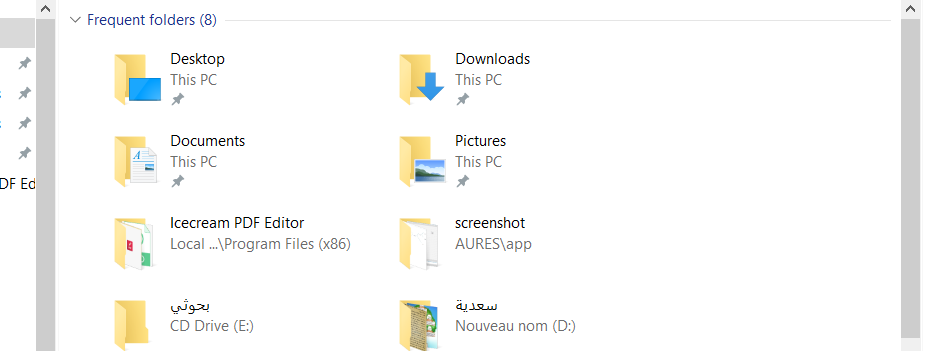
#> input picture 8888.PNG, 946 x 351 px
$ python main.py
#> lines starting #> are read from the running program, lines starting #| are printed output that depends on the picture; long printed decimals are rounded
### helper_method_image.py
import secrets

import PIL.Image
import numpy
from PIL import Image

from numpy import array

import helper_method_enc

def read_image(path, block_size):
#> called with path = '8888.PNG', block_size = 16
    fin = Image.open(path)
#> fin is the input picture: PIL image 946x351 RGBA; mean R, G, B, A 248.9, 248.9, 247.3, 255
    print(fin.size)
#| (946, 351)
    image = array(fin)
    width = bin(fin.size[0])[2:]
#> width = '1110110010'
    div_width = block_size - len(width)
#> div_width = 6
    if (div_width > 0):
        width = '0' * div_width + width
#> width = '0000001110110010'
    image_bits = width
#> image_bits = '0000001110110010'
    for row in range(fin.size[1]):
        for i_pixel in range(fin.size[0]):
            pixel = image[row][i_pixel]
            pix_s = ''
            for i_rgb in range(3):
                rgb_s = bin(pixel[i_rgb])[2:]
                if (len(rgb_s) < 8):
                    zeroo_number = 8 - len(rgb_s)
                    rgb_s = '0' * zeroo_number + rgb_s
                pix_s += rgb_s
            image_bits += pix_s
#> after the loop, zeroo_number = 1
    print(len(image_bits))
#| 7969120
    return image_bits


def write_image(array_image, block_size):

    width_str = array_image[:block_size]
    array_image = array_image[block_size:]

    width = int(width_str, 2)
    image = []

    row_num = int(len(array_image) / (width * 24))

    index_pixel = 0
    for row in range(row_num):
        pixel = []
        for i_pixel in range(width):
            pixel_str = array_image[index_pixel * 24:index_pixel * 24 + 24]
            rgb = []
            for i_rgb in range(3):
                rgb.append(int(pixel_str[i_rgb * 8:i_rgb * 8 + 8], 2))
            pixel.append(rgb)
            index_pixel += 1
        image.append(pixel)
    return numpy.asarray(image)


def bainryToBlock(binary_str: [], block_size):
#> called with block_size = 16
    blocks = []

    num_blocks = int(len(binary_str) / block_size)
    for i_block in range(num_blocks):
        block_str = binary_str[i_block * block_size:i_block * block_size + block_size]
        blocks.append(int(block_str, 2))
    return blocks


# [9 lines left out: function block_to_decimal, not called in this run]


def block_to_binary(blocks: [], block_size):
    blocks_St = ''
    for block in blocks:
        block_bin = bin(block)[2:]
        if len(block_bin) < block_size:
            block_bin = '0' * (block_size - len(block_bin)) + block_bin
        blocks_St += block_bin
    print(len(blocks_St))
    return blocks_St

def to_binary(blocks: []):
    blocks_St = ''
    for block in blocks:
        block_bin = bin(block)[2:]
        blocks_St += block_bin
    return blocks_St

### helper_method_enc.py
import sympy
import secrets


def generate_p(range_start, range_stop):
    return sympy.randprime(range_start, range_stop)


def generate_q(range_start, p):
    while True:
        q = sympy.randprime(range_start, p)
        if q < p:
            break

    return q


def generate_n(p, q):
    return p * q


def gen_r(q,prime_range_start, prime_range_stop):

    while True:
        secrets_gen = secrets.SystemRandom()
        r = secrets_gen.randrange(prime_range_start, prime_range_stop)

        if r > q:
            break
    return r

def fragment(m: int):
    size_of_int_m = len(str(m))
    if size_of_int_m == 1:
        return {'part_1': 0, 'part_2': m}
    exp = 1
    if size_of_int_m > 2:
        rn = secrets.SystemRandom()
        exp = rn.randrange(1, size_of_int_m)
    m2 = m % (10 ** exp)
    m1 = m - m2
    return {'part_1': m1, 'part_2': m2}


def encrypt(message, public_key, n):
    parts = fragment(message)
    part_1 = parts['part_1']
    part_2 = parts['part_2']
    return (part_1 + public_key * part_2) % n


def decrypt(c, private_key, p):
    return (c % p) % (private_key - 1)

### main.py
import secrets

import PIL
import sympy
import numpy
import helper_method_enc
from helper_method_image import bainryToBlock, read_image, to_binary, block_to_binary, write_image
import time

start = time.time()
block_size = 16

img = read_image('8888.PNG', block_size)
blocks = bainryToBlock(img, block_size)
#> blocks = 498070 items
PRIME_RANGE_STOP = 999_999_999_9
PRIME_RANGE_START = 100_000_000_0

p = helper_method_enc.generate_p(PRIME_RANGE_START, PRIME_RANGE_STOP)
q = helper_method_enc.generate_q(PRIME_RANGE_START, p)
n = helper_method_enc.generate_n(p, q)
r = helper_method_enc.gen_r(p, q, PRIME_RANGE_STOP)
k = secrets.SystemRandom().randrange(50000, 80000)  # K>m

privateKey = k
publicKey = k + r * p

enc_m = [helper_method_enc.encrypt(c, publicKey, n) for c in blocks]
#> enc_m = 498070 items

size_enc = len(to_binary(enc_m))
#> the loop in to_binary, `for block in blocks:` made 498070 passes
#> block on passes 1 to 3: 29451102833605990196, 36862813954752165451, 43009767663405505802
#> size_enc = 32256276
print(f"enc m size {size_enc} bit")
#| enc m size 32256276 bit
chars = [helper_method_enc.decrypt(c, privateKey, p) for c in enc_m]
#> chars = 498070 items
block_bin = block_to_binary(chars, block_size)
#> the loop in block_to_binary, `for block in blocks:` made 498070 passes
#> (block, block_bin, blocks_St) on passes 1 to 2: (946, '0000001110110010', '0000001110110010'), (15286, '0011101110110110', '00000011101100100011101110110110')
#> (block, block_bin) on passes 3 to 8: (15286, '0011101110110110'), (15286, '0011101110110110'), (15286, '0011101110110110'), (15286, '0011101110110110'), (15286, '0011101110110110'), (15286, '0011101110110110')
#| 7969120
print(f"enc  size / img size = {size_enc / len(block_bin)} ")
#| enc  size / img size = 4.048

array_img = write_image(block_bin, block_size)
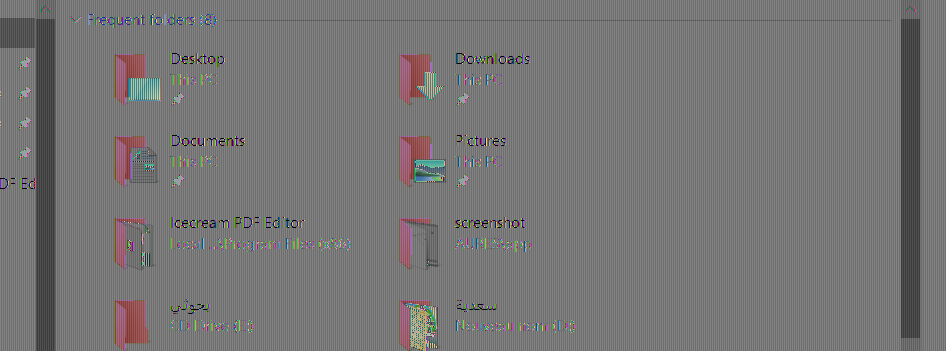
#> array_img: shape (351, 946, 3) int64; mean of channels 0, 1, 2 118.6, 117.6, 117.6; drawn as R, G, B

done = time.time()
elapsed = done - start
print(f"execution  time = {elapsed}  s")
image_out = PIL.Image.fromarray(numpy.asarray(array_img).astype('uint8'))
img_as_img = image_out.convert("RGB")
print(img_as_img.size)
#| (946, 351)
img_as_img.show()
